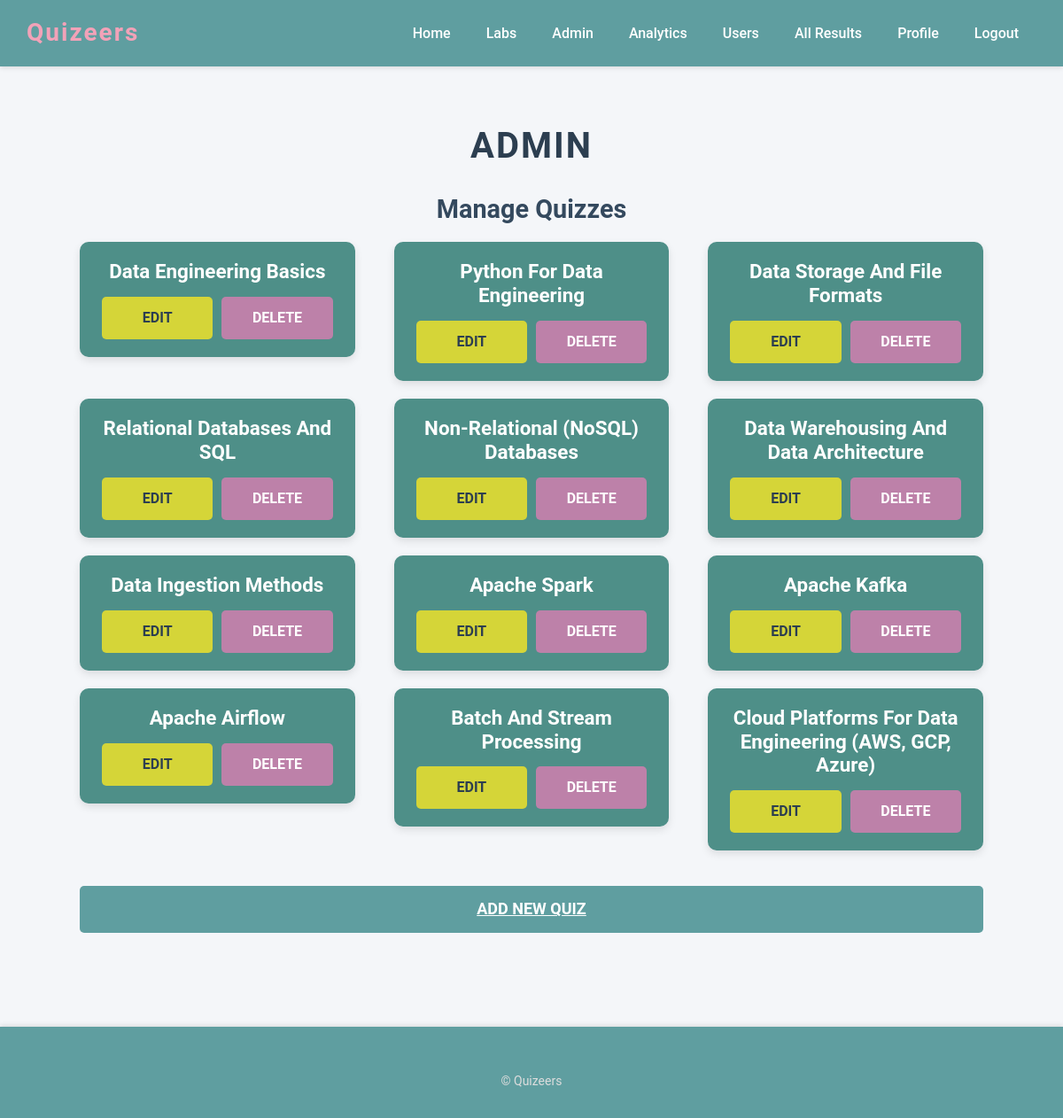
The page /admin (signed in) on the database its author committed.
### app.py (models this page shows)
class Quiz(db.Model):
    id = db.Column(db.Integer, primary_key=True)
    title = db.Column(db.String(255), nullable=False)
    description = db.Column(db.Text, default="")
    is_deleted = db.Column(db.Boolean, default=False)
    category = db.Column(db.String(100), default="General")
    difficulty = db.Column(db.String(20), default="Medium")
    time_limit_minutes = db.Column(db.Integer, nullable=True)
    max_attempts = db.Column(db.Integer, nullable=True)
    shuffle_questions = db.Column(db.Boolean, default=True)
    questions = db.relationship(
        "Question", backref="quiz", lazy=True, cascade="all, delete-orphan"
    )

### app.py (the view)
@app.route("/admin")
@admin_required
def admin_panel():
    quizzes = Quiz.query.filter_by(is_deleted=False).all()
    return render_template("admin_panel.html", quizzes=quizzes)

### app.py (called while the page is built)
@login_manager.user_loader
def load_user(user_id):
    return db.session.get(User, int(user_id))

def admin_required(view):
    @wraps(view)
    def wrapped(*args, **kwargs):
        if not current_user.is_authenticated or not current_user.is_admin:
            flash("Admin access required.", "error")
            return redirect(url_for("home"))
        return view(*args, **kwargs)
    return wrapped

### templates/admin_panel.html (shortened to what this page needs)
{% extends "base.html" %}
{% block content %}
    <div class="admin-panel-container">
        <h2>Admin</h2>
        <h3>Manage Quizzes</h3>
        <div class="row">
            {% for quiz in quizzes %}
                <div class="col-md-4">
                    <div class="card quiz-card">
                        <div class="card-body">
                            <h5 class="card-title">{{ quiz.title }}</h5>
                            <div class="action-buttons">
                                <a href="{{ url_for('admin.admin_edit_quiz', quiz_id=quiz.id) }}" class="btn btn-warning">Edit</a>
                                <a href="{{ url_for('admin.admin_delete_quiz', quiz_id=quiz.id) }}" class="btn btn-danger">Delete</a>
                            </div>
                        </div>
                    </div>
                </div>
            {% endfor %}
        </div>
        <a href="{{ url_for('admin.admin_add_quiz') }}" class="add-quiz-btn">Add New Quiz</a>
    </div>
{% endblock %}

### static/css/styles.css (style rules this page uses)
body { font-family: 'Segoe UI', Tahoma, Geneva, Verdana, sans-serif; margin: 0; padding: 0; background-color: #f8f9fa; line-height: 1.6; }
main h2 { font-size: 36px; color: #333; margin-bottom: 10px; font-weight: 400; }

### templates/admin_panel.html (style rules this page uses)
body { background-color: #f4f6f9; font-family: "Roboto", sans-serif; }
.admin-panel-container { padding: 40px; max-width: 1200px; margin: 0 auto; }
.admin-panel-container h2 { text-align: center; color: #2c3e50; font-weight: bold; font-size: 2.5rem; margin-bottom: 30px; text-transform: uppercase; letter-spacing: 2px; }
.admin-panel-container h3 { color: #34495e; font-weight: bold; margin-bottom: 20px; font-size: 1.8rem; }
.quiz-card { border: none; border-radius: 10px; box-shadow: 0 4px 10px rgba(0, 0, 0, 0.1); overflow: hidden; transition: transform 0.2s, box-shadow 0.2s; background-color: #5f9ea0; }
.quiz-card:nth-child(1) { background-color: #4e8f88; }
.quiz-card .card-body { padding: 20px; }
.quiz-card .card-title { font-size: 1.4rem; color: #fff; font-weight: bold; margin-bottom: 15px; text-transform: capitalize; }
.quiz-card .action-buttons { display: flex; justify-content: space-between; }
.quiz-card .btn { flex: 1; margin: 0 5px; font-weight: bold; padding: 12px; text-transform: uppercase; border-radius: 5px; transition: background-color 0.3s, transform 0.2s; }
.quiz-card .btn-warning { background-color:rgb(213, 213, 56); border: none; color: #2c3e50; }
.quiz-card .btn-danger { background-color:rgb(189, 129, 169); border: none; color: white; }
.add-quiz-btn { background-color: #5f9ea0; border: none; color: white; font-size: 18px; font-weight: bold; padding: 12px 40px; text-transform: uppercase; border-radius: 5px; margin: 40px auto; display: block; transition: background-color 0.3s, transform 0.2s; }
.row { display: flex; flex-wrap: wrap; gap: 20px; justify-content: center; }
.col-md-4 { flex: 1; min-width: 300px; max-width: 350px; }

### rows shown on the page
Quiz: title "Data Engineering Basics"
Quiz: title "Python For Data Engineering"
Quiz: title "Data Storage And File Formats"
Quiz: title "Relational Databases And SQL"
Quiz: title "Non-Relational (NoSQL) Databases"
Quiz: title "Data Warehousing And Data Architecture"
Quiz: title "Data Ingestion Methods"
Quiz: title "Apache Spark"
Quiz: title "Apache Kafka"
Quiz: title "Apache Airflow"
Quiz: title "Batch And Stream Processing"
Quiz: title "Cloud Platforms For Data Engineering (AWS, GCP, Azure)"
